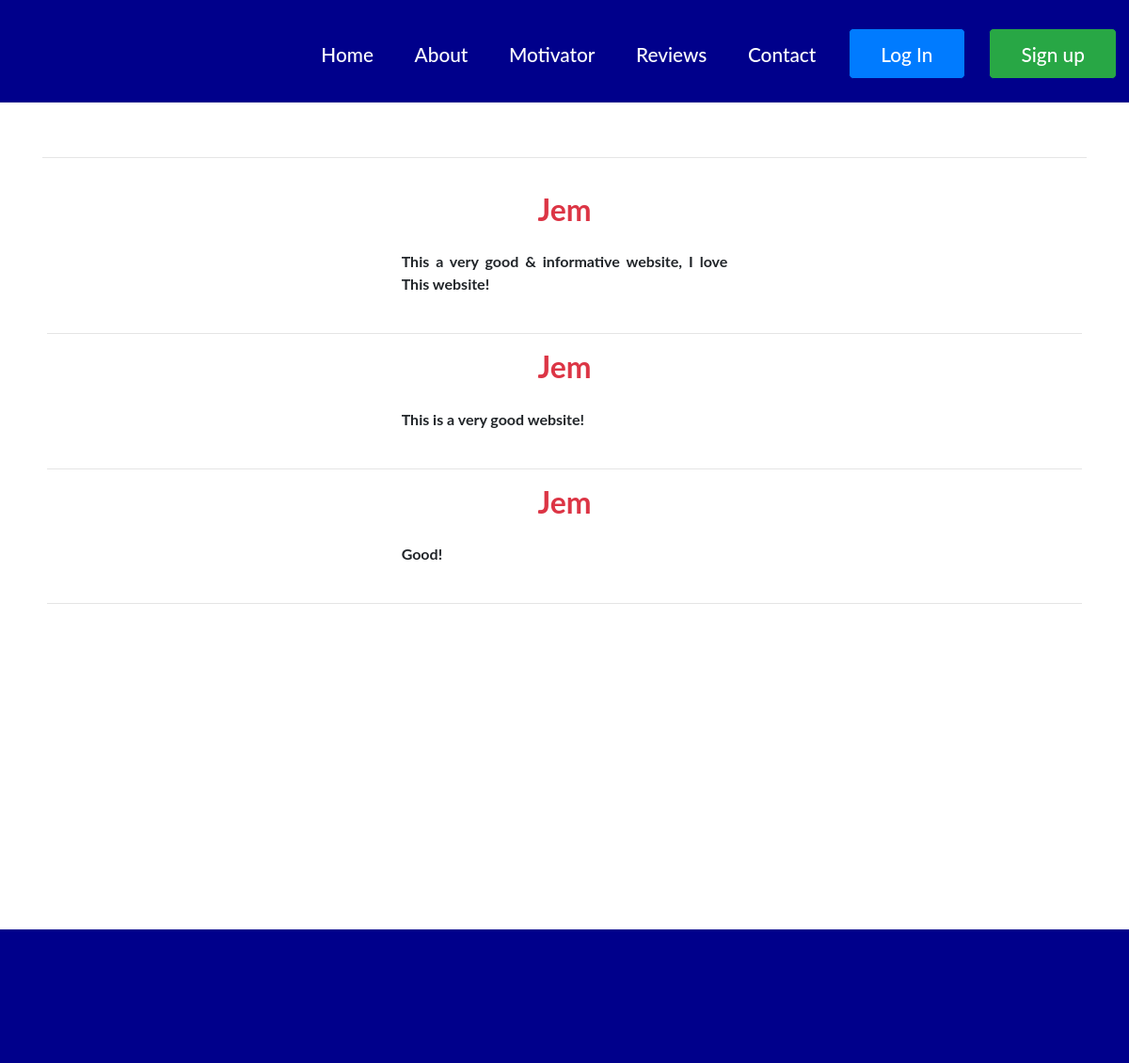
Screenshot of /web-review.php with the database file from the repository.
### tables this page shows
CREATE TABLE `review` (
  `review_id` int(11) NOT NULL,
  `user_id` bigint(20) NOT NULL,
  `review` text NOT NULL
);

CREATE TABLE `user` (
  `id` bigint(20) NOT NULL,
  `name` varchar(50) NOT NULL,
  `email` varchar(100) NOT NULL,
  `mobile` varchar(21) NOT NULL,
  `address` text NOT NULL,
  `nid` varchar(50) NOT NULL,
  `password` varchar(32) NOT NULL,
  `photo` varchar(100) DEFAULT NULL,
  `joining_date` varchar(50) DEFAULT NULL,
  `role_id` int(11) NOT NULL,
  `slug` varchar(255) NOT NULL
);

### web-review.php (the view, shortened to what this page needs)
<?php
    require_once('functions/function.php');
    $select="SELECT * FROM review INNER JOIN user ON review.user_id=user.id ORDER BY review_id DESC";
    $Q=mysqli_query($con,$select);
?>
<!DOCTYPE html>
<html lang="">
    <head>
        <link rel="stylesheet" href="websites-assets/css/all.min.css">
        <link rel="stylesheet" href="websites-assets/css/all.css">
        <link rel="stylesheet" href="websites-assets/css/bootstrap.min.css">
        <link rel="stylesheet" href="websites-assets/css/style.css">
    </head>
    <body>
        <div class="">
            <div class="container">
                <div class="top-nav">
                    <nav class="navbar fixed-top navbar-expand-md navbar-primary header-top">
                    <div class="collapse navbar-collapse" id="menus">
                        <ul class="navbar-nav ml-auto">
                            <li class="nav-item"><a href="index.php" class="nav-link"> Home</a></li>
                            <li class="nav-item"><a href="index.php#section-2" class="nav-link"> About</a></li>
                            <li class="nav-item"><a href="web-motivator.php" class="nav-link">Motivator</a></li>
                            <li class="nav-item"><a href="web-review.php" class="nav-link">Reviews</a></li>
                            <li class="nav-item"><a href="index.php#section-5" class="nav-link"> Contact</a></li>
                            <li class="nav-item"><a class="btn btn-primary btn-lg txt" href="login.php" class="nav-link">Log In</a></li>
                            <li class="nav-item"><a class="btn btn-success btn-lg txt" href="sign-up.php" class="nav-link">Sign up</a></li>
                        </ul>
                    </div>
                    </nav>
                </div>
            </div>
        </div>
        <div class="container recommendation_container">
                <hr>
                <div class="row">
                <div class="card-body">
                    <?php
                        foreach($Q as $data){
                    ?>
                    <div class="row">
                        <div class="col-md-12">
                            <h2 class="text-center recommendation_spot_title text-danger"><b><?= $data['name'] ?></b></h2>
                        </div>
                    </div>
                    <br>
                    <div class="row">
                        <div class="col-md-4">
                        </div>
                        <div class="col-md-4">
                            <p align="justify"><b><?= $data['review'] ?></b></p>
                        </div>
                        <div class="col-md-4">
                        </div>
                    </div>
                    <br>
                    <hr class="recommendation_hr">
                    <?php
                    }
                    ?>
                </div>
                </div>
        </div>
        <div class="fotter">
            <div class="container">
                <div class="fotter-grids">
                <div class="col-md-4 fotter-middle">
                    <div class="col-md-4 fotter-right" style="padding-left:10px">
                        <br/>
                    </div>
                    <div class="social-icons">
                        <a href="#"><span class="facebook"> </span></a>
                        <a href="#"><span class="twitter"> </span></a>
                        <a href="#"><span class="googleplus"> </span></a>
                        <a href="#"><span class="pinterest"> </span></a>
                        <a href="#"><span class="instagram"> </span></a>
                    </div>
                    <div class="clearfix"></div>
                </div>
                </div>
            </div>
        </div>
        <div class="copyright text-right">
        </div>
    </body>
</html>

### websites-assets/css/style.css (style rules this page uses)
.txt { color: white!important; }
body { margin:0; padding:0; font-family: 'Lato', sans-serif; -webkit-appearance:none; }
body a { transition:0.5s all; -webkit-transition:0.5s all; -moz-transition:0.5s all; -o-transition:0.5s all; -ms-transition:0.5s all; }
h1,h2,h3,h4,h5,h6 { margin:0; }
p { margin:0; }
ul { margin:0; padding:0; }
.header-top { background:darkblue; min-height:32px; padding:1.5em 0; position: fixed; z-index: 9999; clear: both; border-bottom:1px solid rgba(128, 128, 128, 0.17); }
.top-nav ul { float:left; margin:0.4em 0 0 0; }
.top-nav ul li { display:inline-block; margin: 0 0.8em; }
.top-nav ul li a { color:white; text-decoration:none; padding:0.5em 1.6em; display:block; border:1px solid darkblue; font-size:1.3em; font-weight:500; }
.fotter { background:darkblue; height:121px; margin-top:11px; }
.social-icons { margin-top:3.5em; }
.social-icons a span { width:44px; height:39px; background:url('../images/social-icons.png') no-repeat 0px 0px; display:inline-block; margin: 0 0.5em; }
.social-icons a span.facebook { background-position: 0px 0px; }
.social-icons a span.twitter { background-position:-63px 0px; }
.social-icons a span.googleplus { background-position:-127px 0px; }
.social-icons a span.pinterest { background-position: -190px 0px; }
.social-icons a span.instagram { background-position:-254px 0px }
.social-icons { float:right; }
.copyright { background: darkblue; height:21px; }
.recommendation_container { margin-top: 167px; margin-bottom: 310px; }
.recommendation_spot_title { color:green; }
.recommendation_hr { font-weight: 2000; }

### rows the page displays
review: user.name "Jem", review "This a very good & informative website, I love This website!"
review: user.name "Jem", review "This is a very good website!"
review: user.name "Jem", review "Good!"
